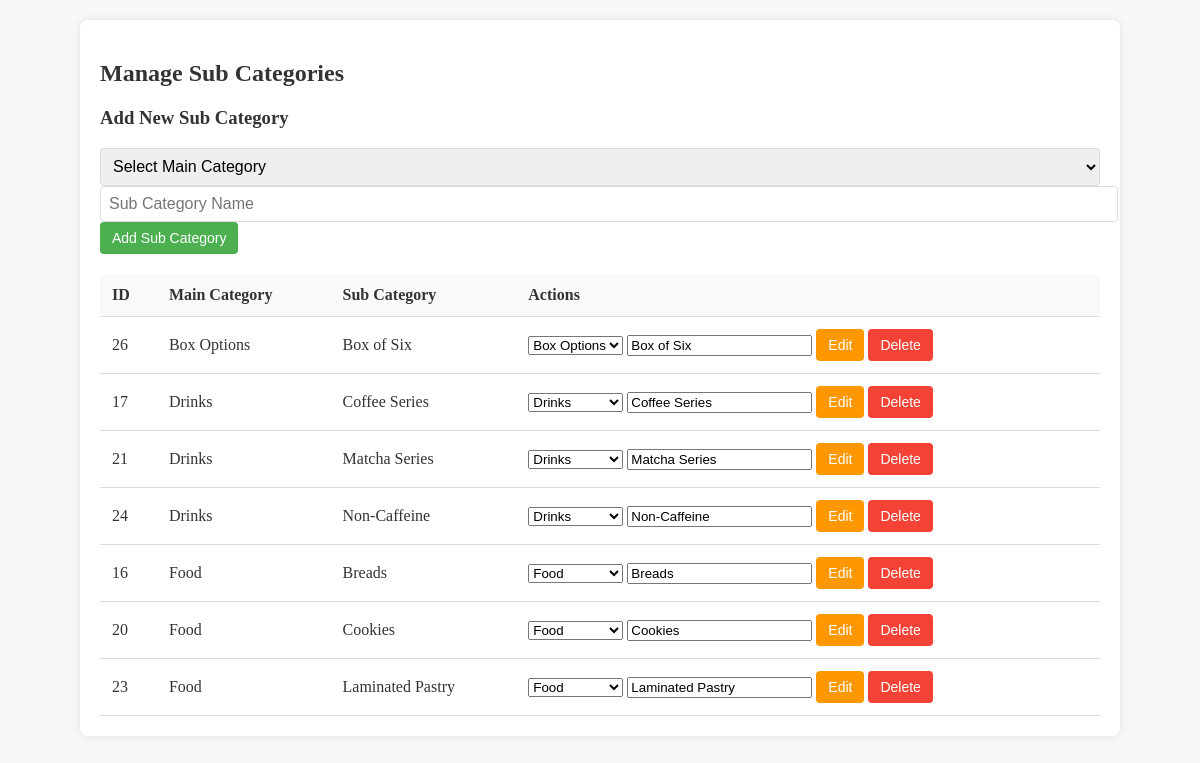
/admin/sub_categories.php (signed in), run on the app's committed database.
### tables this page shows
CREATE TABLE `sub_categories` (
  `id` int(11) NOT NULL,
  `main_category_id` int(11) NOT NULL,
  `name` varchar(255) NOT NULL,
  `created_at` timestamp NOT NULL DEFAULT current_timestamp()
);

CREATE TABLE `main_categories` (
  `id` int(11) NOT NULL,
  `name` varchar(255) NOT NULL,
  `created_at` timestamp NOT NULL DEFAULT current_timestamp()
);

### admin/sub_categories.php (the view, shortened to what this page needs)
<?php
require_once '../includes/db_connect.php';
$main_categories = $pdo->query("SELECT * FROM main_categories ORDER BY name")->fetchAll(PDO::FETCH_ASSOC);
$sub_categories = $pdo->query("
    SELECT sc.*, mc.name AS main_category_name
    FROM sub_categories sc
    JOIN main_categories mc ON sc.main_category_id = mc.id
    ORDER BY mc.name, sc.name
")->fetchAll(PDO::FETCH_ASSOC);
?>
<!DOCTYPE html>
<html lang="en">
<head>
    <link rel="stylesheet" href="../css/admin.css">
</head>
<body>
    <div class="main-content">
        <div class="category-container">
            <h2>Manage Sub Categories</h2>
            <form method="POST" class="form-group">
                <h3>Add New Sub Category</h3>
                <select name="main_category_id" class="form-control" required>
                    <option value="">Select Main Category</option>
                </select>
                <input type="text" name="name" class="form-control" placeholder="Sub Category Name" required>
                <button type="submit" name="add_sub_category" class="btn btn-primary">Add Sub Category</button>
            </form>
            <table>
                <thead>
                    <tr>
                        <th>ID</th>
                        <th>Main Category</th>
                        <th>Sub Category</th>
                        <th>Actions</th>
                    </tr>
                </thead>
                <tbody>
                    <?php foreach ($sub_categories as $sub_category): ?>
                    <tr>
                        <td><?= htmlspecialchars($sub_category['id']) ?></td>
                        <td><?= htmlspecialchars($sub_category['main_category_name']) ?></td>
                        <td><?= htmlspecialchars($sub_category['name']) ?></td>
                        <td>
                            <form method="POST" style="display: inline;">
                                <select name="main_category_id" required>
                                    <?php foreach ($main_categories as $category): ?>
                                        <option value="<?= $category['id'] ?>" <?= $category['id'] == $sub_category['main_category_id'] ? 'selected' : '' ?>>
                                            <?= htmlspecialchars($category['name']) ?>
                                        </option>
                                    <?php endforeach; ?>
                                </select>
                                <input type="text" name="name" value="<?= htmlspecialchars($sub_category['name']) ?>" required>
                                <button type="submit" name="edit_sub_category" class="btn btn-warning">Edit</button>
                            </form>
                            <form method="POST" style="display: inline;">
                                <button type="submit" name="delete_sub_category" class="btn btn-danger" onclick="return confirm('Are you sure?')">Delete</button>
                            </form>
                        </td>
                    </tr>
                    <?php endforeach; ?>
                </tbody>
            </table>
        </div>
    </div>
</body>
</html>

### css/admin.css (style rules this page uses)
:root { --primary: #285670; --primary-light: #5199b9; --secondary: #9c785b; --danger: #e74c3c; --success: #27ae60; --warning: #f39c12; --light-gray: #f8f8f8; --medium-gray: #e0e0e0; --dark-gray: #2c3e50; --white: #ffffff; }
body { font-family: Font1; background-color: var(--light-gray); margin: 0; padding: 0; color: #333; }
.btn { display: inline-block; padding: 10px 20px; border-radius: 5px; text-decoration: none; font-weight: 500; transition: all 0.3s; border: none; cursor: pointer; }
.btn-primary { background-color: var(--primary); color: var(--white); }
.btn-danger { background-color: var(--danger); color: var(--white); }
.btn-warning { background-color: var(--warning); color: var(--white); }
.form-group { margin-bottom: 20px; }
.form-control { width: 100%; padding: 10px; border: 1px solid var(--medium-gray); border-radius: 5px; font-size: 1rem; }

### admin/sub_categories.php (style rules this page uses)
.category-container { max-width: 1000px; margin: 20px auto; padding: 20px; background: #fff; border-radius: 8px; box-shadow: 0 0 10px rgba(0,0,0,0.1); }
table { width: 100%; border-collapse: collapse; margin-top: 20px; }
th, td { padding: 12px; text-align: left; border-bottom: 1px solid #ddd; }
th { background-color: #f8f9fa; }
.form-group { margin-bottom: 15px; }
.form-control { width: 100%; padding: 8px; border: 1px solid #ddd; border-radius: 4px; }
select.form-control { height: 38px; }
.btn { padding: 8px 12px; border: none; border-radius: 4px; cursor: pointer; font-size: 14px; }
.btn-primary { background: #4CAF50; color: white; }
.btn-danger { background: #f44336; color: white; }
.btn-warning { background: #ff9800; color: white; }

### data on the page
sub_categories: id "26", main_category.name "Box Options", name "Box of Six", main_category_id "Box Options"
sub_categories: id "17", main_category.name "Drinks", name "Coffee Series", main_category_id "Drinks"
sub_categories: id "21", main_category.name "Drinks", name "Matcha Series", main_category_id "Drinks"
sub_categories: id "24", main_category.name "Drinks", name "Non-Caffeine", main_category_id "Drinks"
sub_categories: id "16", main_category.name "Food", name "Breads", main_category_id "Food"
sub_categories: id "20", main_category.name "Food", name "Cookies", main_category_id "Food"
sub_categories: id "23", main_category.name "Food", name "Laminated Pastry", main_category_id "Food"
